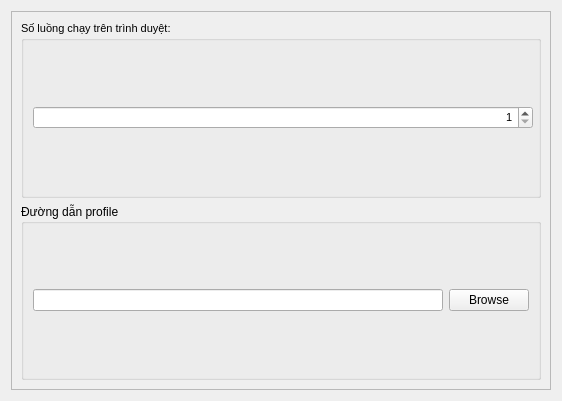
<?xml version="1.0" encoding="UTF-8"?>
<ui version="4.0">
 <class>InteractConfig</class>
 <widget class="QWidget" name="InteractConfig">
  <property name="geometry">
   <rect>
    <x>0</x>
    <y>0</y>
    <width>562</width>
    <height>401</height>
   </rect>
  </property>
  <property name="windowTitle">
   <string>Interact Config</string>
  </property>
  <layout class="QVBoxLayout" name="verticalLayout_3">
   <item>
    <widget class="QScrollArea" name="scrollArea">
     <property name="minimumSize">
      <size>
       <width>407</width>
       <height>0</height>
      </size>
     </property>
     <property name="widgetResizable">
      <bool>true</bool>
     </property>
     <widget class="QWidget" name="scrollAreaWidgetContents">
      <property name="geometry">
       <rect>
        <x>0</x>
        <y>0</y>
        <width>538</width>
        <height>377</height>
       </rect>
      </property>
      <property name="minimumSize">
       <size>
        <width>407</width>
        <height>350</height>
       </size>
      </property>
      <layout class="QVBoxLayout" name="verticalLayout">
       <item>
        <widget class="QGroupBox" name="groupBox_3">
         <property name="minimumSize">
          <size>
           <width>0</width>
           <height>171</height>
          </size>
         </property>
         <property name="maximumSize">
          <size>
           <width>16777215</width>
           <height>200</height>
          </size>
         </property>
         <property name="font">
          <font>
           <pointsize>8</pointsize>
           <weight>50</weight>
           <bold>false</bold>
          </font>
         </property>
         <property name="title">
          <string>Số luồng chạy trên trình duyệt:</string>
         </property>
         <layout class="QVBoxLayout" name="verticalLayout_2">
          <item>
           <widget class="QSpinBox" name="numberThread">
            <property name="minimumSize">
             <size>
              <width>500</width>
              <height>0</height>
             </size>
            </property>
            <property name="alignment">
             <set>Qt::AlignRight|Qt::AlignTrailing|Qt::AlignVCenter</set>
            </property>
            <property name="minimum">
             <number>1</number>
            </property>
           </widget>
          </item>
         </layout>
        </widget>
       </item>
       <item>
        <widget class="QGroupBox" name="groupBox">
         <property name="title">
          <string>Đường dẫn profile</string>
         </property>
         <layout class="QHBoxLayout" name="horizontalLayout_2">
          <item>
           <widget class="QLineEdit" name="profileLink">
            <property name="minimumSize">
             <size>
              <width>321</width>
              <height>20</height>
             </size>
            </property>
            <property name="maximumSize">
             <size>
              <width>16777215</width>
              <height>16777215</height>
             </size>
            </property>
           </widget>
          </item>
          <item>
           <widget class="QPushButton" name="pushButton">
            <property name="minimumSize">
             <size>
              <width>0</width>
              <height>20</height>
             </size>
            </property>
            <property name="maximumSize">
             <size>
              <width>80</width>
              <height>16777215</height>
             </size>
            </property>
            <property name="text">
             <string>Browse</string>
            </property>
           </widget>
          </item>
         </layout>
        </widget>
       </item>
      </layout>
     </widget>
    </widget>
   </item>
  </layout>
 </widget>
 <resources/>
 <connections/>
</ui>
